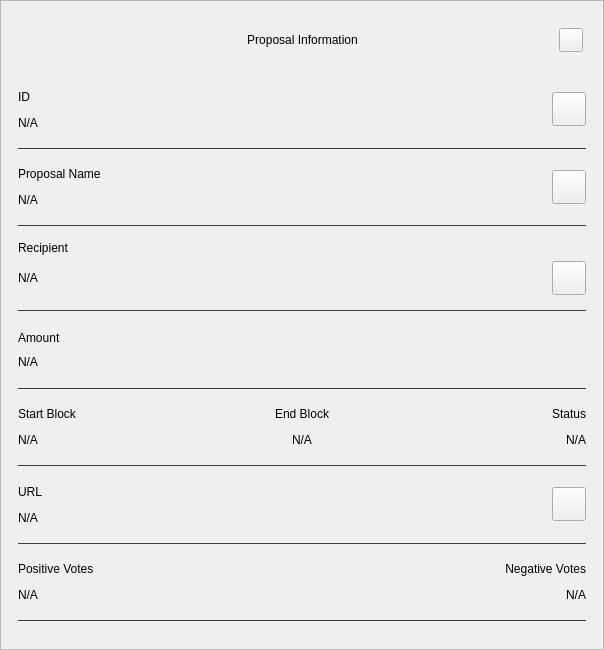
<?xml version="1.0" encoding="UTF-8"?>
<ui version="4.0">
 <class>ProposalInfoDialog</class>
 <widget class="QWidget" name="ProposalInfoDialog">
  <property name="geometry">
   <rect>
    <x>0</x>
    <y>0</y>
    <width>604</width>
    <height>650</height>
   </rect>
  </property>
  <property name="sizePolicy">
   <sizepolicy hsizetype="Preferred" vsizetype="Expanding">
    <horstretch>0</horstretch>
    <verstretch>0</verstretch>
   </sizepolicy>
  </property>
  <property name="minimumSize">
   <size>
    <width>580</width>
    <height>300</height>
   </size>
  </property>
  <property name="windowTitle">
   <string notr="true">N/A</string>
  </property>
  <property name="styleSheet">
   <string notr="true"/>
  </property>
  <layout class="QVBoxLayout" name="verticalLayout_1">
   <property name="spacing">
    <number>0</number>
   </property>
   <property name="leftMargin">
    <number>0</number>
   </property>
   <property name="topMargin">
    <number>0</number>
   </property>
   <property name="rightMargin">
    <number>0</number>
   </property>
   <property name="bottomMargin">
    <number>0</number>
   </property>
   <item>
    <widget class="QFrame" name="frame">
     <property name="sizePolicy">
      <sizepolicy hsizetype="Preferred" vsizetype="Expanding">
       <horstretch>0</horstretch>
       <verstretch>0</verstretch>
      </sizepolicy>
     </property>
     <property name="styleSheet">
      <string notr="true"/>
     </property>
     <property name="frameShape">
      <enum>QFrame::StyledPanel</enum>
     </property>
     <property name="frameShadow">
      <enum>QFrame::Raised</enum>
     </property>
     <layout class="QVBoxLayout" name="verticalLayout_2">
      <property name="leftMargin">
       <number>0</number>
      </property>
      <property name="rightMargin">
       <number>0</number>
      </property>
      <item>
       <layout class="QHBoxLayout" name="horizontalLayout_1">
        <property name="spacing">
         <number>0</number>
        </property>
        <property name="leftMargin">
         <number>20</number>
        </property>
        <property name="topMargin">
         <number>10</number>
        </property>
        <property name="rightMargin">
         <number>20</number>
        </property>
        <item>
         <spacer name="horizontalSpacer_1">
          <property name="orientation">
           <enum>Qt::Horizontal</enum>
          </property>
          <property name="sizeHint" stdset="0">
           <size>
            <width>40</width>
            <height>20</height>
           </size>
          </property>
         </spacer>
        </item>
        <item>
         <widget class="QLabel" name="labelTitle">
          <property name="minimumSize">
           <size>
            <width>0</width>
            <height>40</height>
           </size>
          </property>
          <property name="maximumSize">
           <size>
            <width>16777215</width>
            <height>40</height>
           </size>
          </property>
          <property name="styleSheet">
           <string notr="true">padding-left:24px;</string>
          </property>
          <property name="text">
           <string>Proposal Information</string>
          </property>
          <property name="alignment">
           <set>Qt::AlignCenter</set>
          </property>
          <property name="margin">
           <number>7</number>
          </property>
         </widget>
        </item>
        <item>
         <spacer name="horizontalSpacer_2">
          <property name="orientation">
           <enum>Qt::Horizontal</enum>
          </property>
          <property name="sizeHint" stdset="0">
           <size>
            <width>40</width>
            <height>20</height>
           </size>
          </property>
         </spacer>
        </item>
        <item>
         <widget class="QPushButton" name="btnEsc">
          <property name="minimumSize">
           <size>
            <width>24</width>
            <height>24</height>
           </size>
          </property>
          <property name="maximumSize">
           <size>
            <width>24</width>
            <height>24</height>
           </size>
          </property>
          <property name="focusPolicy">
           <enum>Qt::NoFocus</enum>
          </property>
          <property name="text">
           <string/>
          </property>
         </widget>
        </item>
       </layout>
      </item>
      <item>
       <spacer name="verticalSpacer">
        <property name="orientation">
         <enum>Qt::Vertical</enum>
        </property>
        <property name="sizeType">
         <enum>QSizePolicy::Fixed</enum>
        </property>
        <property name="sizeHint" stdset="0">
         <size>
          <width>20</width>
          <height>10</height>
         </size>
        </property>
       </spacer>
      </item>
      <item>
       <widget class="QWidget" name="layoutScroll" native="true">
        <property name="minimumSize">
         <size>
          <width>0</width>
          <height>450</height>
         </size>
        </property>
        <layout class="QVBoxLayout" name="verticalLayout_3">
         <property name="leftMargin">
          <number>0</number>
         </property>
         <property name="topMargin">
          <number>0</number>
         </property>
         <property name="rightMargin">
          <number>0</number>
         </property>
         <item>
          <widget class="QScrollArea" name="scrollArea">
           <property name="styleSheet">
            <string notr="true">#scrollArea {
background:transparent;
}</string>
           </property>
           <property name="horizontalScrollBarPolicy">
            <enum>Qt::ScrollBarAlwaysOff</enum>
           </property>
           <property name="sizeAdjustPolicy">
            <enum>QAbstractScrollArea::AdjustIgnored</enum>
           </property>
           <property name="widgetResizable">
            <bool>true</bool>
           </property>
           <property name="alignment">
            <set>Qt::AlignLeading|Qt::AlignLeft|Qt::AlignTop</set>
           </property>
           <widget class="QWidget" name="scrollAreaWidgetContents">
            <property name="geometry">
             <rect>
              <x>0</x>
              <y>0</y>
              <width>604</width>
              <height>439</height>
             </rect>
            </property>
            <property name="autoFillBackground">
             <bool>false</bool>
            </property>
            <property name="styleSheet">
             <string notr="true">#scrollAreaWidgetContents {
background:transparent;
}</string>
            </property>
            <layout class="QVBoxLayout" name="verticalLayout_4">
             <property name="spacing">
              <number>0</number>
             </property>
             <property name="sizeConstraint">
              <enum>QLayout::SetDefaultConstraint</enum>
             </property>
             <property name="leftMargin">
              <number>0</number>
             </property>
             <property name="topMargin">
              <number>0</number>
             </property>
             <property name="rightMargin">
              <number>0</number>
             </property>
             <property name="bottomMargin">
              <number>0</number>
             </property>
             <item>
              <widget class="QWidget" name="content" native="true">
               <layout class="QVBoxLayout" name="verticalLayout_5">
                <property name="leftMargin">
                 <number>16</number>
                </property>
                <property name="topMargin">
                 <number>0</number>
                </property>
                <property name="rightMargin">
                 <number>16</number>
                </property>
                <item>
                 <widget class="QWidget" name="contentID" native="true">
                  <layout class="QHBoxLayout" name="horizontalLayout_2" stretch="0,0">
                   <property name="leftMargin">
                    <number>0</number>
                   </property>
                   <property name="rightMargin">
                    <number>0</number>
                   </property>
                   <item>
                    <layout class="QVBoxLayout" name="contentID_int">
                     <item>
                      <widget class="QLabel" name="labelId">
                       <property name="maximumSize">
                        <size>
                         <width>16777215</width>
                         <height>16777215</height>
                        </size>
                       </property>
                       <property name="text">
                        <string>ID</string>
                       </property>
                      </widget>
                     </item>
                     <item>
                      <widget class="QLabel" name="textId">
                       <property name="text">
                        <string notr="true">N/A</string>
                       </property>
                      </widget>
                     </item>
                    </layout>
                   </item>
                   <item>
                    <widget class="QPushButton" name="pushCopy">
                     <property name="minimumSize">
                      <size>
                       <width>34</width>
                       <height>34</height>
                      </size>
                     </property>
                     <property name="maximumSize">
                      <size>
                       <width>34</width>
                       <height>34</height>
                      </size>
                     </property>
                     <property name="focusPolicy">
                      <enum>Qt::NoFocus</enum>
                     </property>
                     <property name="text">
                      <string/>
                     </property>
                     <property name="iconSize">
                      <size>
                       <width>24</width>
                       <height>24</height>
                      </size>
                     </property>
                    </widget>
                   </item>
                  </layout>
                 </widget>
                </item>
                <item>
                 <widget class="QLabel" name="labelDividerID">
                  <property name="maximumSize">
                   <size>
                    <width>16777215</width>
                    <height>1</height>
                   </size>
                  </property>
                  <property name="styleSheet">
                   <string notr="true">background-color:#3c3c3b;</string>
                  </property>
                  <property name="text">
                   <string/>
                  </property>
                 </widget>
                </item>
                <item>
                 <widget class="QWidget" name="contentName" native="true">
                  <layout class="QHBoxLayout" name="horizontalLayout_3" stretch="0,0">
                   <property name="leftMargin">
                    <number>0</number>
                   </property>
                   <property name="rightMargin">
                    <number>0</number>
                   </property>
                   <item>
                    <layout class="QVBoxLayout" name="contentName_int">
                     <item>
                      <widget class="QLabel" name="labelName">
                       <property name="maximumSize">
                        <size>
                         <width>16777215</width>
                         <height>16777215</height>
                        </size>
                       </property>
                       <property name="text">
                        <string>Proposal Name</string>
                       </property>
                      </widget>
                     </item>
                     <item>
                      <widget class="QLabel" name="textName">
                       <property name="text">
                        <string notr="true">N/A</string>
                       </property>
                      </widget>
                     </item>
                    </layout>
                   </item>
                   <item>
                    <widget class="QPushButton" name="btnNameCopy">
                     <property name="minimumSize">
                      <size>
                       <width>34</width>
                       <height>34</height>
                      </size>
                     </property>
                     <property name="maximumSize">
                      <size>
                       <width>34</width>
                       <height>34</height>
                      </size>
                     </property>
                     <property name="focusPolicy">
                      <enum>Qt::NoFocus</enum>
                     </property>
                     <property name="text">
                      <string/>
                     </property>
                     <property name="iconSize">
                      <size>
                       <width>24</width>
                       <height>24</height>
                      </size>
                     </property>
                    </widget>
                   </item>
                  </layout>
                 </widget>
                </item>
                <item>
                 <widget class="QLabel" name="labelDividerName">
                  <property name="maximumSize">
                   <size>
                    <width>16777215</width>
                    <height>1</height>
                   </size>
                  </property>
                  <property name="styleSheet">
                   <string notr="true">background-color:#3c3c3b;</string>
                  </property>
                  <property name="text">
                   <string/>
                  </property>
                 </widget>
                </item>
                <item>
                 <widget class="QWidget" name="gridRecipient" native="true">
                  <layout class="QGridLayout" name="contentRecipient">
                   <property name="leftMargin">
                    <number>0</number>
                   </property>
                   <property name="rightMargin">
                    <number>0</number>
                   </property>
                   <item row="2" column="0">
                    <widget class="QLabel" name="textRecipient">
                     <property name="text">
                      <string notr="true">N/A</string>
                     </property>
                     <property name="alignment">
                      <set>Qt::AlignLeading|Qt::AlignLeft|Qt::AlignVCenter</set>
                     </property>
                    </widget>
                   </item>
                   <item row="2" column="3">
                    <widget class="QPushButton" name="btnRecipientCopy">
                     <property name="minimumSize">
                      <size>
                       <width>34</width>
                       <height>34</height>
                      </size>
                     </property>
                     <property name="maximumSize">
                      <size>
                       <width>34</width>
                       <height>34</height>
                      </size>
                     </property>
                     <property name="focusPolicy">
                      <enum>Qt::NoFocus</enum>
                     </property>
                     <property name="text">
                      <string/>
                     </property>
                     <property name="iconSize">
                      <size>
                       <width>24</width>
                       <height>24</height>
                      </size>
                     </property>
                    </widget>
                   </item>
                   <item row="0" column="0">
                    <widget class="QLabel" name="labelRecipient">
                     <property name="maximumSize">
                      <size>
                       <width>16777215</width>
                       <height>16777215</height>
                      </size>
                     </property>
                     <property name="text">
                      <string>Recipient</string>
                     </property>
                     <property name="alignment">
                      <set>Qt::AlignLeading|Qt::AlignLeft|Qt::AlignVCenter</set>
                     </property>
                    </widget>
                   </item>
                  </layout>
                 </widget>
                </item>
                <item>
                 <widget class="QLabel" name="labelDividerRecipient">
                  <property name="maximumSize">
                   <size>
                    <width>16777215</width>
                    <height>1</height>
                   </size>
                  </property>
                  <property name="styleSheet">
                   <string notr="true">background-color:#3c3c3b;</string>
                  </property>
                  <property name="text">
                   <string/>
                  </property>
                 </widget>
                </item>
                <item>
                 <layout class="QGridLayout" name="gridAmount">
                  <property name="topMargin">
                   <number>12</number>
                  </property>
                  <property name="bottomMargin">
                   <number>12</number>
                  </property>
                  <item row="0" column="0">
                   <widget class="QLabel" name="labelAmount">
                    <property name="maximumSize">
                     <size>
                      <width>16777215</width>
                      <height>16777215</height>
                     </size>
                    </property>
                    <property name="text">
                     <string>Amount</string>
                    </property>
                    <property name="alignment">
                     <set>Qt::AlignLeading|Qt::AlignLeft|Qt::AlignVCenter</set>
                    </property>
                   </widget>
                  </item>
                  <item row="1" column="0">
                   <widget class="QLabel" name="textAmount">
                    <property name="layoutDirection">
                     <enum>Qt::LeftToRight</enum>
                    </property>
                    <property name="text">
                     <string notr="true">N/A</string>
                    </property>
                    <property name="alignment">
                     <set>Qt::AlignLeading|Qt::AlignLeft|Qt::AlignVCenter</set>
                    </property>
                   </widget>
                  </item>
                 </layout>
                </item>
                <item>
                 <widget class="QLabel" name="labelDividerAmount">
                  <property name="maximumSize">
                   <size>
                    <width>16777215</width>
                    <height>1</height>
                   </size>
                  </property>
                  <property name="baseSize">
                   <size>
                    <width>0</width>
                    <height>0</height>
                   </size>
                  </property>
                  <property name="palette">
                   <palette>
                    <active>
                     <colorrole role="Button">
                      <brush brushstyle="SolidPattern">
                       <color alpha="255">
                        <red>209</red>
                        <green>213</green>
                        <blue>219</blue>
                       </color>
                      </brush>
                     </colorrole>
                     <colorrole role="Base">
                      <brush brushstyle="SolidPattern">
                       <color alpha="255">
                        <red>209</red>
                        <green>213</green>
                        <blue>219</blue>
                       </color>
                      </brush>
                     </colorrole>
                     <colorrole role="Window">
                      <brush brushstyle="SolidPattern">
                       <color alpha="255">
                        <red>209</red>
                        <green>213</green>
                        <blue>219</blue>
                       </color>
                      </brush>
                     </colorrole>
                    </active>
                    <inactive>
                     <colorrole role="Button">
                      <brush brushstyle="SolidPattern">
                       <color alpha="255">
                        <red>209</red>
                        <green>213</green>
                        <blue>219</blue>
                       </color>
                      </brush>
                     </colorrole>
                     <colorrole role="Base">
                      <brush brushstyle="SolidPattern">
                       <color alpha="255">
                        <red>209</red>
                        <green>213</green>
                        <blue>219</blue>
                       </color>
                      </brush>
                     </colorrole>
                     <colorrole role="Window">
                      <brush brushstyle="SolidPattern">
                       <color alpha="255">
                        <red>209</red>
                        <green>213</green>
                        <blue>219</blue>
                       </color>
                      </brush>
                     </colorrole>
                    </inactive>
                    <disabled>
                     <colorrole role="Button">
                      <brush brushstyle="SolidPattern">
                       <color alpha="255">
                        <red>209</red>
                        <green>213</green>
                        <blue>219</blue>
                       </color>
                      </brush>
                     </colorrole>
                     <colorrole role="Base">
                      <brush brushstyle="SolidPattern">
                       <color alpha="255">
                        <red>209</red>
                        <green>213</green>
                        <blue>219</blue>
                       </color>
                      </brush>
                     </colorrole>
                     <colorrole role="Window">
                      <brush brushstyle="SolidPattern">
                       <color alpha="255">
                        <red>209</red>
                        <green>213</green>
                        <blue>219</blue>
                       </color>
                      </brush>
                     </colorrole>
                    </disabled>
                   </palette>
                  </property>
                  <property name="styleSheet">
                   <string notr="true">background-color:#3c3c3b;</string>
                  </property>
                  <property name="text">
                   <string/>
                  </property>
                 </widget>
                </item>
                <item>
                 <widget class="QWidget" name="gridConfDateStatus" native="true">
                  <layout class="QGridLayout" name="contentConfDateStatus">
                   <property name="leftMargin">
                    <number>0</number>
                   </property>
                   <property name="rightMargin">
                    <number>0</number>
                   </property>
                   <item row="1" column="3">
                    <widget class="QLabel" name="labelStatus">
                     <property name="maximumSize">
                      <size>
                       <width>16777215</width>
                       <height>16777215</height>
                      </size>
                     </property>
                     <property name="text">
                      <string>Status</string>
                     </property>
                     <property name="alignment">
                      <set>Qt::AlignRight|Qt::AlignTrailing|Qt::AlignVCenter</set>
                     </property>
                    </widget>
                   </item>
                   <item row="1" column="0">
                    <widget class="QLabel" name="labelDate">
                     <property name="maximumSize">
                      <size>
                       <width>16777215</width>
                       <height>16777215</height>
                      </size>
                     </property>
                     <property name="text">
                      <string>Start Block</string>
                     </property>
                     <property name="alignment">
                      <set>Qt::AlignLeading|Qt::AlignLeft|Qt::AlignVCenter</set>
                     </property>
                    </widget>
                   </item>
                   <item row="2" column="1">
                    <widget class="QLabel" name="textEndDate">
                     <property name="text">
                      <string notr="true">N/A</string>
                     </property>
                     <property name="alignment">
                      <set>Qt::AlignCenter</set>
                     </property>
                    </widget>
                   </item>
                   <item row="2" column="0">
                    <widget class="QLabel" name="textDate">
                     <property name="text">
                      <string notr="true">N/A</string>
                     </property>
                     <property name="alignment">
                      <set>Qt::AlignLeading|Qt::AlignLeft|Qt::AlignVCenter</set>
                     </property>
                    </widget>
                   </item>
                   <item row="2" column="3">
                    <widget class="QLabel" name="textStatus">
                     <property name="text">
                      <string notr="true">N/A</string>
                     </property>
                     <property name="alignment">
                      <set>Qt::AlignRight|Qt::AlignTrailing|Qt::AlignVCenter</set>
                     </property>
                    </widget>
                   </item>
                   <item row="1" column="1">
                    <widget class="QLabel" name="labelEndDate">
                     <property name="maximumSize">
                      <size>
                       <width>16777215</width>
                       <height>16777215</height>
                      </size>
                     </property>
                     <property name="text">
                      <string>End Block</string>
                     </property>
                     <property name="alignment">
                      <set>Qt::AlignCenter</set>
                     </property>
                    </widget>
                   </item>
                  </layout>
                 </widget>
                </item>
                <item>
                 <widget class="QLabel" name="labelDividerMemo">
                  <property name="maximumSize">
                   <size>
                    <width>16777215</width>
                    <height>1</height>
                   </size>
                  </property>
                  <property name="styleSheet">
                   <string notr="true">background-color:#3c3c3b;</string>
                  </property>
                  <property name="text">
                   <string/>
                  </property>
                 </widget>
                </item>
                <item>
                 <widget class="QWidget" name="contentUrl" native="true">
                  <layout class="QHBoxLayout" name="horizontalLayout_4" stretch="0,0">
                   <property name="leftMargin">
                    <number>0</number>
                   </property>
                   <property name="rightMargin">
                    <number>0</number>
                   </property>
                   <item>
                    <layout class="QVBoxLayout" name="contentUrl_int">
                     <item>
                      <widget class="QLabel" name="labelUrl">
                       <property name="maximumSize">
                        <size>
                         <width>16777215</width>
                         <height>16777215</height>
                        </size>
                       </property>
                       <property name="text">
                        <string>URL</string>
                       </property>
                      </widget>
                     </item>
                     <item>
                      <widget class="QLabel" name="textUrl">
                       <property name="text">
                        <string notr="true">N/A</string>
                       </property>
                      </widget>
                     </item>
                    </layout>
                   </item>
                   <item>
                    <widget class="QPushButton" name="btnUrlCopy">
                     <property name="minimumSize">
                      <size>
                       <width>34</width>
                       <height>34</height>
                      </size>
                     </property>
                     <property name="maximumSize">
                      <size>
                       <width>34</width>
                       <height>34</height>
                      </size>
                     </property>
                     <property name="focusPolicy">
                      <enum>Qt::NoFocus</enum>
                     </property>
                     <property name="text">
                      <string/>
                     </property>
                     <property name="iconSize">
                      <size>
                       <width>24</width>
                       <height>24</height>
                      </size>
                     </property>
                    </widget>
                   </item>
                  </layout>
                 </widget>
                </item>
                <item>
                 <widget class="QLabel" name="labelDividerUrl">
                  <property name="maximumSize">
                   <size>
                    <width>16777215</width>
                    <height>1</height>
                   </size>
                  </property>
                  <property name="styleSheet">
                   <string notr="true">background-color:#3c3c3b;</string>
                  </property>
                  <property name="text">
                   <string/>
                  </property>
                 </widget>
                </item>
                <item>
                 <layout class="QHBoxLayout" name="contentFeeSize">
                  <property name="topMargin">
                   <number>9</number>
                  </property>
                  <property name="bottomMargin">
                   <number>9</number>
                  </property>
                  <item>
                   <layout class="QVBoxLayout" name="contentFee">
                    <property name="topMargin">
                     <number>0</number>
                    </property>
                    <property name="bottomMargin">
                     <number>0</number>
                    </property>
                    <item>
                     <widget class="QLabel" name="labelPosVotes">
                      <property name="maximumSize">
                       <size>
                        <width>16777215</width>
                        <height>16777215</height>
                       </size>
                      </property>
                      <property name="text">
                       <string>Positive Votes</string>
                      </property>
                     </widget>
                    </item>
                    <item>
                     <widget class="QLabel" name="textPosVotes">
                      <property name="text">
                       <string notr="true">N/A</string>
                      </property>
                     </widget>
                    </item>
                   </layout>
                  </item>
                  <item>
                   <widget class="QWidget" name="contentSize" native="true">
                    <layout class="QVBoxLayout" name="contentSize_layout">
                     <property name="topMargin">
                      <number>0</number>
                     </property>
                     <property name="rightMargin">
                      <number>0</number>
                     </property>
                     <property name="bottomMargin">
                      <number>0</number>
                     </property>
                     <item>
                      <widget class="QLabel" name="labelNegVotes">
                       <property name="maximumSize">
                        <size>
                         <width>16777215</width>
                         <height>16777215</height>
                        </size>
                       </property>
                       <property name="text">
                        <string>Negative Votes</string>
                       </property>
                       <property name="alignment">
                        <set>Qt::AlignRight|Qt::AlignTrailing|Qt::AlignVCenter</set>
                       </property>
                      </widget>
                     </item>
                     <item>
                      <widget class="QLabel" name="textNegVotes">
                       <property name="text">
                        <string notr="true">N/A</string>
                       </property>
                       <property name="alignment">
                        <set>Qt::AlignRight|Qt::AlignTrailing|Qt::AlignVCenter</set>
                       </property>
                      </widget>
                     </item>
                    </layout>
                   </widget>
                  </item>
                 </layout>
                </item>
                <item>
                 <widget class="QLabel" name="labelDividerChange">
                  <property name="maximumSize">
                   <size>
                    <width>16777215</width>
                    <height>1</height>
                   </size>
                  </property>
                  <property name="styleSheet">
                   <string notr="true">background-color:#3c3c3b;</string>
                  </property>
                  <property name="text">
                   <string/>
                  </property>
                 </widget>
                </item>
               </layout>
              </widget>
             </item>
            </layout>
           </widget>
          </widget>
         </item>
        </layout>
       </widget>
      </item>
     </layout>
    </widget>
   </item>
  </layout>
 </widget>
 <resources/>
 <connections/>
</ui>
